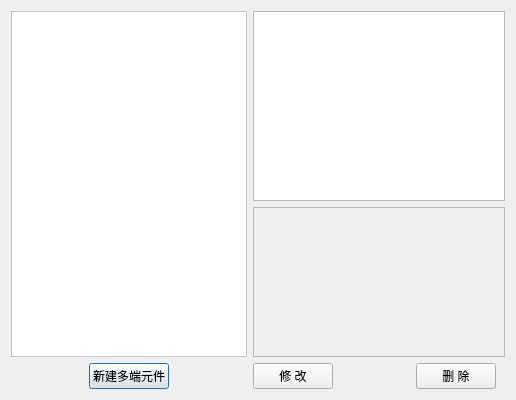
<?xml version="1.0" encoding="UTF-8"?>
<ui version="4.0">
 <class>DialogMultiLib</class>
 <widget class="QDialog" name="DialogMultiLib">
  <property name="geometry">
   <rect>
    <x>0</x>
    <y>0</y>
    <width>516</width>
    <height>400</height>
   </rect>
  </property>
  <property name="windowTitle">
   <string>Dialog</string>
  </property>
  <layout class="QGridLayout" name="gridLayout">
   <item row="2" column="1">
    <widget class="QPushButton" name="BtnAdd">
     <property name="text">
      <string>新建多端元件</string>
     </property>
    </widget>
   </item>
   <item row="2" column="2">
    <spacer name="horizontalSpacer_3">
     <property name="orientation">
      <enum>Qt::Horizontal</enum>
     </property>
     <property name="sizeHint" stdset="0">
      <size>
       <width>65</width>
       <height>20</height>
      </size>
     </property>
    </spacer>
   </item>
   <item row="2" column="0">
    <spacer name="horizontalSpacer">
     <property name="orientation">
      <enum>Qt::Horizontal</enum>
     </property>
     <property name="sizeHint" stdset="0">
      <size>
       <width>65</width>
       <height>20</height>
      </size>
     </property>
    </spacer>
   </item>
   <item row="1" column="3" colspan="5">
    <widget class="QLabel" name="LbJpg">
     <property name="minimumSize">
      <size>
       <width>100</width>
       <height>150</height>
      </size>
     </property>
     <property name="maximumSize">
      <size>
       <width>10000</width>
       <height>19999</height>
      </size>
     </property>
     <property name="frameShape">
      <enum>QFrame::StyledPanel</enum>
     </property>
     <property name="text">
      <string/>
     </property>
    </widget>
   </item>
   <item row="2" column="3">
    <widget class="QPushButton" name="BtnModify">
     <property name="text">
      <string>修 改</string>
     </property>
    </widget>
   </item>
   <item row="2" column="6">
    <widget class="QPushButton" name="BtnDelete">
     <property name="text">
      <string>删 除</string>
     </property>
    </widget>
   </item>
   <item row="2" column="5">
    <spacer name="horizontalSpacer_4">
     <property name="orientation">
      <enum>Qt::Horizontal</enum>
     </property>
     <property name="sizeHint" stdset="0">
      <size>
       <width>44</width>
       <height>20</height>
      </size>
     </property>
    </spacer>
   </item>
   <item row="0" column="3" colspan="5">
    <widget class="QListWidget" name="listWidget"/>
   </item>
   <item row="0" column="0" rowspan="2" colspan="3">
    <widget class="QTreeView" name="treeViewFold">
     <property name="styleSheet">
      <string notr="true">background-color: rgb(255, 255, 255);</string>
     </property>
     <property name="editTriggers">
      <set>QAbstractItemView::NoEditTriggers</set>
     </property>
     <property name="dragDropMode">
      <enum>QAbstractItemView::NoDragDrop</enum>
     </property>
     <property name="defaultDropAction">
      <enum>Qt::IgnoreAction</enum>
     </property>
     <property name="selectionMode">
      <enum>QAbstractItemView::ExtendedSelection</enum>
     </property>
    </widget>
   </item>
   <item row="2" column="7">
    <spacer name="horizontalSpacer_2">
     <property name="orientation">
      <enum>Qt::Horizontal</enum>
     </property>
     <property name="sizeHint" stdset="0">
      <size>
       <width>13</width>
       <height>20</height>
      </size>
     </property>
    </spacer>
   </item>
   <item row="2" column="4">
    <spacer name="horizontalSpacer_5">
     <property name="orientation">
      <enum>Qt::Horizontal</enum>
     </property>
     <property name="sizeHint" stdset="0">
      <size>
       <width>40</width>
       <height>20</height>
      </size>
     </property>
    </spacer>
   </item>
  </layout>
 </widget>
 <resources/>
 <connections/>
</ui>
